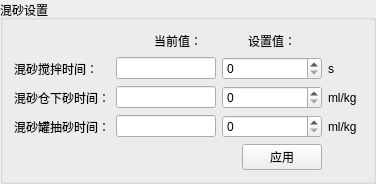
        <widget class="QGroupBox" name="groupBox_6">
         <property name="title">
          <string>混砂设置</string>
         </property>
         <layout class="QVBoxLayout" name="verticalLayout_18">
          <item>
           <layout class="QVBoxLayout" name="verticalLayout_15">
            <item>
             <layout class="QHBoxLayout" name="horizontalLayout_11">
              <item>
               <spacer name="horizontalSpacer_16">
                <property name="orientation">
                 <enum>Qt::Horizontal</enum>
                </property>
                <property name="sizeType">
                 <enum>QSizePolicy::Fixed</enum>
                </property>
                <property name="sizeHint" stdset="0">
                 <size>
                  <width>140</width>
                  <height>20</height>
                 </size>
                </property>
               </spacer>
              </item>
              <item>
               <widget class="QLabel" name="label_51">
                <property name="text">
                 <string>当前值：</string>
                </property>
               </widget>
              </item>
              <item>
               <spacer name="horizontalSpacer_17">
                <property name="orientation">
                 <enum>Qt::Horizontal</enum>
                </property>
                <property name="sizeType">
                 <enum>QSizePolicy::Fixed</enum>
                </property>
                <property name="sizeHint" stdset="0">
                 <size>
                  <width>40</width>
                  <height>20</height>
                 </size>
                </property>
               </spacer>
              </item>
              <item>
               <widget class="QLabel" name="label_52">
                <property name="text">
                 <string>设置值：</string>
                </property>
               </widget>
              </item>
              <item>
               <spacer name="horizontalSpacer_18">
                <property name="orientation">
                 <enum>Qt::Horizontal</enum>
                </property>
                <property name="sizeHint" stdset="0">
                 <size>
                  <width>40</width>
                  <height>20</height>
                 </size>
                </property>
               </spacer>
              </item>
             </layout>
            </item>
            <item>
             <layout class="QGridLayout" name="gridLayout_6">
              <item row="0" column="0">
               <widget class="QLabel" name="label_53">
                <property name="text">
                 <string>混砂搅拌时间：</string>
                </property>
               </widget>
              </item>
              <item row="0" column="1">
               <widget class="QLineEdit" name="lineEdit_20">
                <property name="minimumSize">
                 <size>
                  <width>100</width>
                  <height>0</height>
                 </size>
                </property>
                <property name="maximumSize">
                 <size>
                  <width>100</width>
                  <height>16777215</height>
                 </size>
                </property>
               </widget>
              </item>
              <item row="0" column="2">
               <widget class="QSpinBox" name="spinBox_20">
                <property name="minimumSize">
                 <size>
                  <width>100</width>
                  <height>0</height>
                 </size>
                </property>
                <property name="maximumSize">
                 <size>
                  <width>100</width>
                  <height>16777215</height>
                 </size>
                </property>
               </widget>
              </item>
              <item row="0" column="3">
               <widget class="QLabel" name="label_54">
                <property name="text">
                 <string>s</string>
                </property>
               </widget>
              </item>
              <item row="1" column="0">
               <widget class="QLabel" name="label_55">
                <property name="text">
                 <string>混砂仓下砂时间：</string>
                </property>
               </widget>
              </item>
              <item row="1" column="1">
               <widget class="QLineEdit" name="lineEdit_21">
                <property name="minimumSize">
                 <size>
                  <width>100</width>
                  <height>0</height>
                 </size>
                </property>
                <property name="maximumSize">
                 <size>
                  <width>100</width>
                  <height>16777215</height>
                 </size>
                </property>
               </widget>
              </item>
              <item row="1" column="2">
               <widget class="QSpinBox" name="spinBox_21">
                <property name="minimumSize">
                 <size>
                  <width>100</width>
                  <height>0</height>
                 </size>
                </property>
                <property name="maximumSize">
                 <size>
                  <width>100</width>
                  <height>16777215</height>
                 </size>
                </property>
               </widget>
              </item>
              <item row="1" column="3">
               <widget class="QLabel" name="label_56">
                <property name="text">
                 <string>ml/kg</string>
                </property>
               </widget>
              </item>
              <item row="2" column="0">
               <widget class="QLabel" name="label_57">
                <property name="text">
                 <string>混砂罐抽砂时间：</string>
                </property>
               </widget>
              </item>
              <item row="2" column="1">
               <widget class="QLineEdit" name="lineEdit_22">
                <property name="minimumSize">
                 <size>
                  <width>100</width>
                  <height>0</height>
                 </size>
                </property>
                <property name="maximumSize">
                 <size>
                  <width>100</width>
                  <height>16777215</height>
                 </size>
                </property>
               </widget>
              </item>
              <item row="2" column="2">
               <widget class="QSpinBox" name="spinBox_22">
                <property name="minimumSize">
                 <size>
                  <width>100</width>
                  <height>0</height>
                 </size>
                </property>
                <property name="maximumSize">
                 <size>
                  <width>100</width>
                  <height>16777215</height>
                 </size>
                </property>
               </widget>
              </item>
              <item row="2" column="3">
               <widget class="QLabel" name="label_58">
                <property name="text">
                 <string>ml/kg</string>
                </property>
               </widget>
              </item>
             </layout>
            </item>
            <item>
             <layout class="QHBoxLayout" name="horizontalLayout_10">
              <item>
               <spacer name="horizontalSpacer_6">
                <property name="orientation">
                 <enum>Qt::Horizontal</enum>
                </property>
                <property name="sizeHint" stdset="0">
                 <size>
                  <width>228</width>
                  <height>20</height>
                 </size>
                </property>
               </spacer>
              </item>
              <item>
               <widget class="QPushButton" name="pushButton_6">
                <property name="text">
                 <string>应用</string>
                </property>
               </widget>
              </item>
              <item>
               <spacer name="horizontalSpacer_7">
                <property name="orientation">
                 <enum>Qt::Horizontal</enum>
                </property>
                <property name="sizeHint" stdset="0">
                 <size>
                  <width>40</width>
                  <height>20</height>
                 </size>
                </property>
               </spacer>
              </item>
             </layout>
            </item>
           </layout>
          </item>
         </layout>
        </widget>
